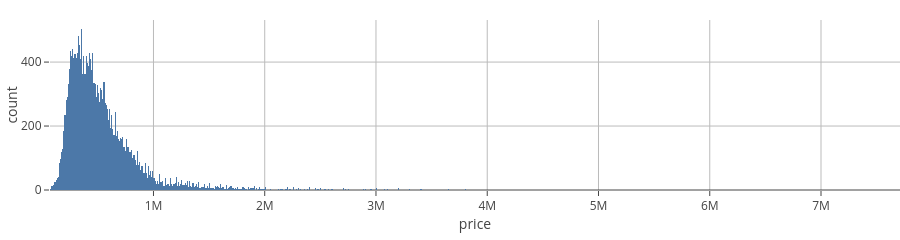

Notebook code cell kept with this figure:
### Code cell
px.histogram(kc, x='price', height=200
).update_traces(
    xbins_size=10**4,
    marker_cornerradius=10
)

### Figure 1 — Plotly figure (JSON) as saved in the notebook; plotly's stock layout.template omitted (floating-point values rounded to 4 significant figures; data arrays with more than 128 entries replaced by an {"elided": "..."} marker saying what was removed)
{"data": [{"bingroup": "x", "hovertemplate": "price=%{x}<br>count=%{y}<extra></extra>", "legendgroup": "", "marker": {"color": "#4C78A8", "cornerradius": 10, "pattern": {"shape": ""}}, "name": "", "orientation": "v", "showlegend": false, "type": "histogram", "x": {"elided": "21613 float values"}, "xaxis": "x", "xbins": {"size": 10000}, "yaxis": "y"}], "layout": {"barmode": "relative", "height": 200, "legend": {"tracegroupgap": 0}, "xaxis": {"anchor": "y", "domain": [0, 1], "title": {"text": "price"}}, "yaxis": {"anchor": "x", "domain": [0, 1], "title": {"text": "count"}}}}
